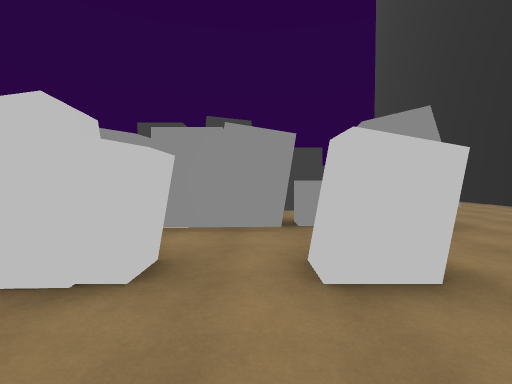
view 1 (above)

24 first-person views from a walk through a scene from a Unity 3-D project. The camera is 1.5 m above the floor, tilts 2° down and sees 85° across. The floor is counted in squares, 2 m on a side. Each view is taken from the middle of a square. On the plan, view 1 faces up. The plan holds only what a view shows up to about 10 squares ahead; the rest is blank. The place goes on beyond the plan. The player character is not drawn. Surface patterns are stand-ins for the level's own textures.

view 2
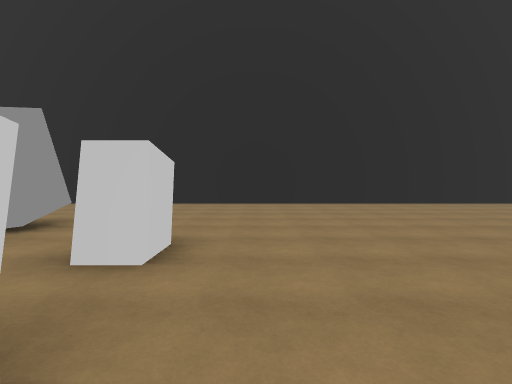

view 3
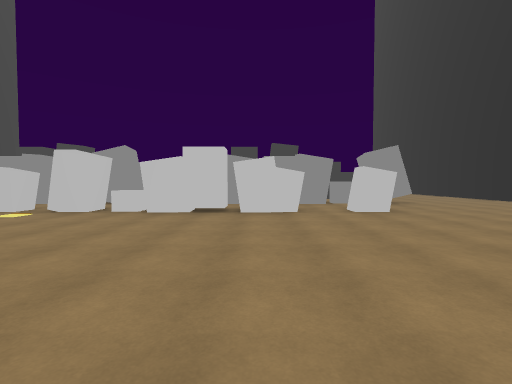

view 4
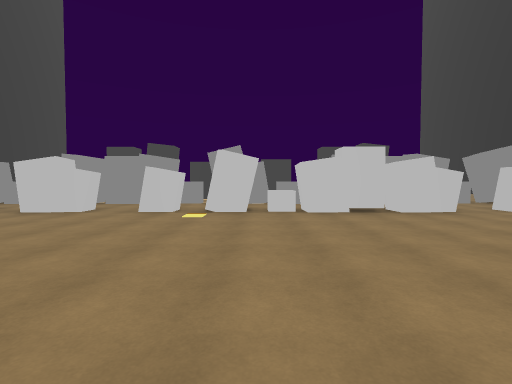

view 5
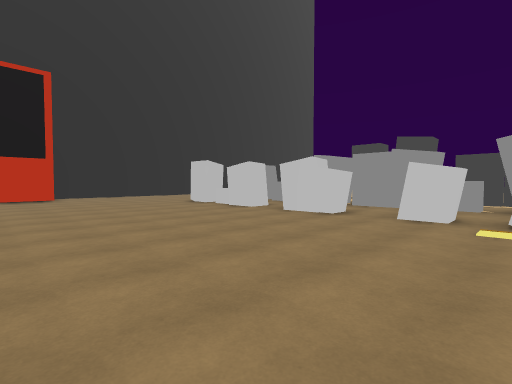

view 6
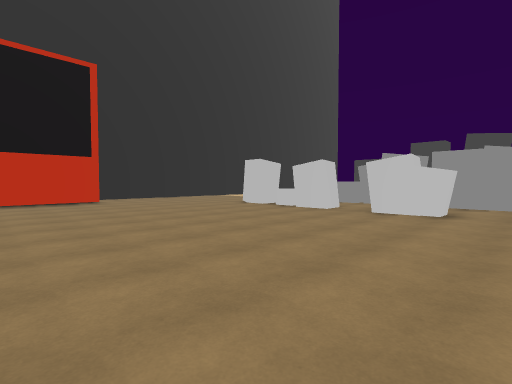

view 7
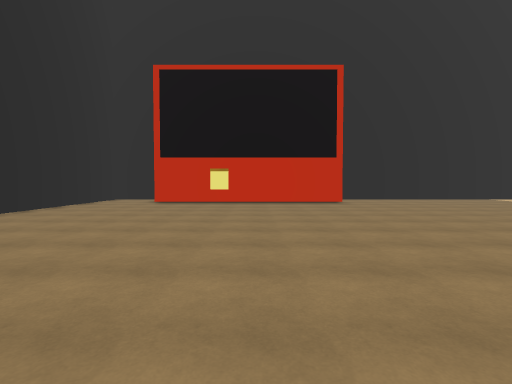

view 8
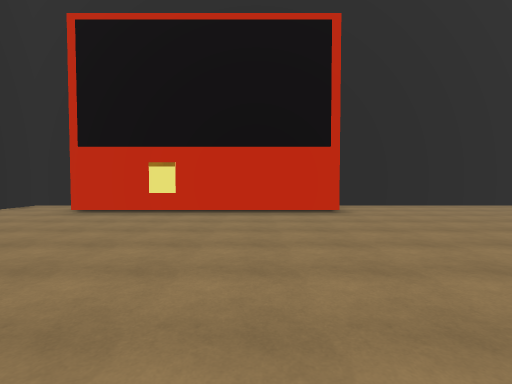

view 9
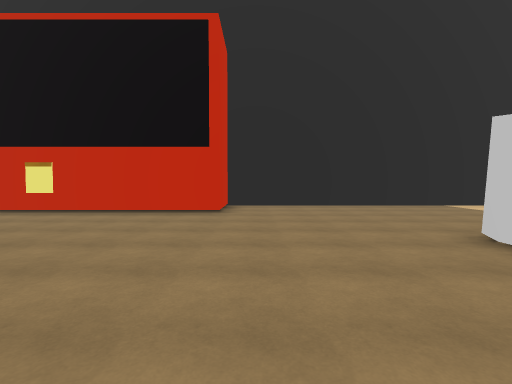

view 10
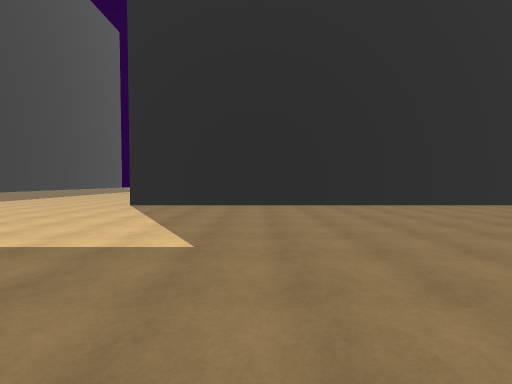

view 11
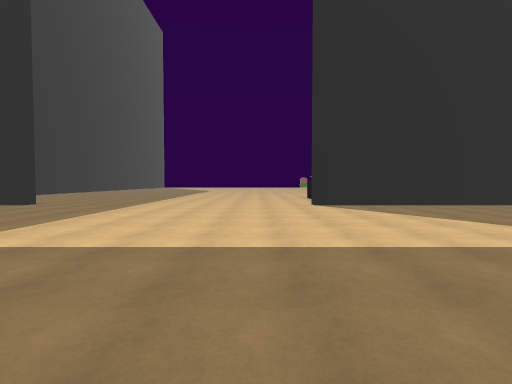

view 12
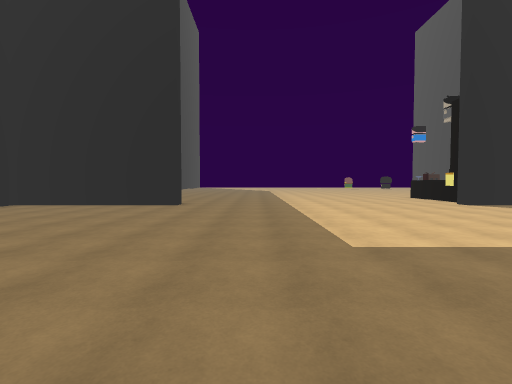

view 13
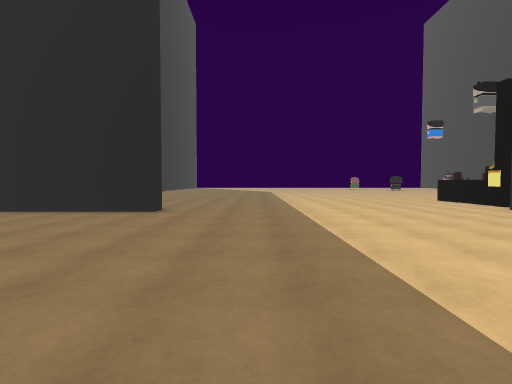

view 14
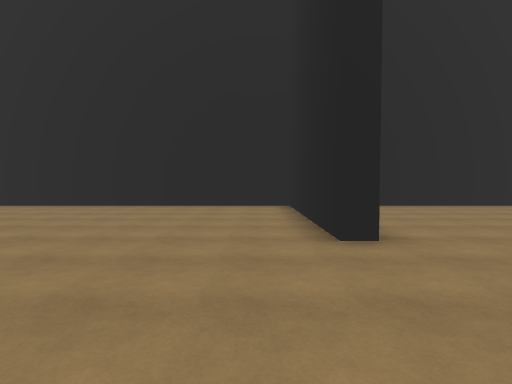

view 15
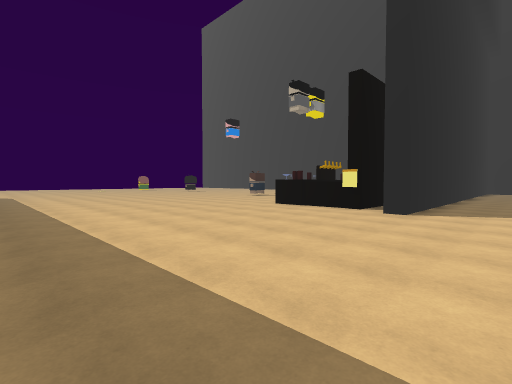

view 16
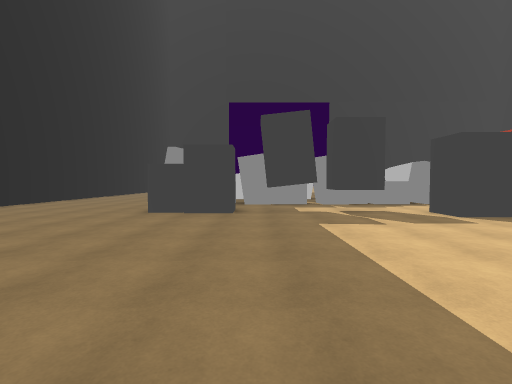

view 17
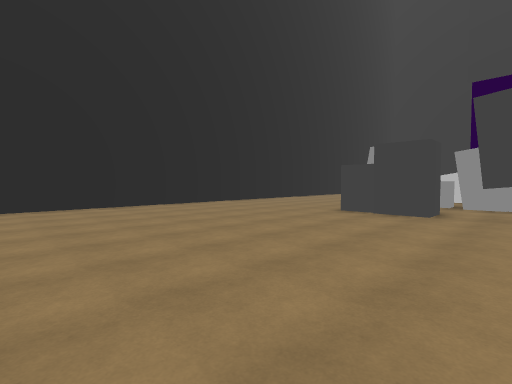

view 18
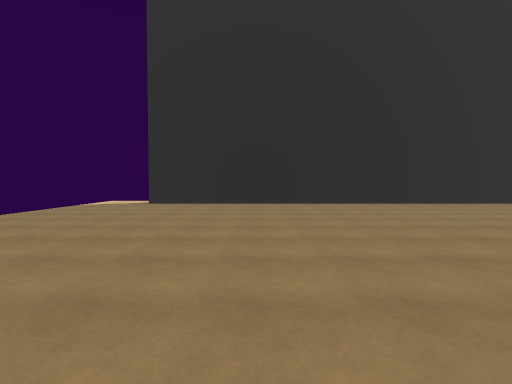

view 19
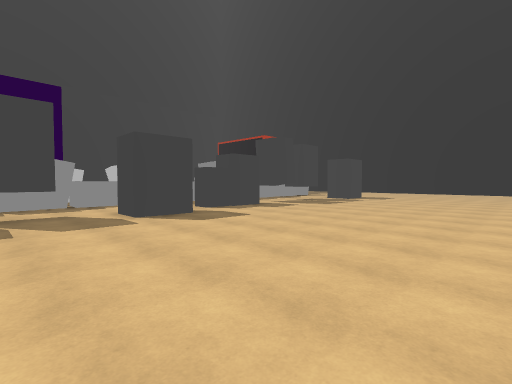

view 20
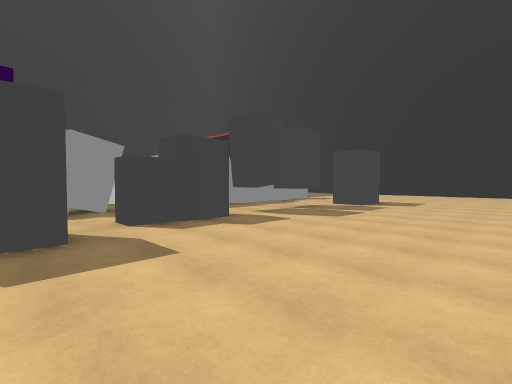

view 21
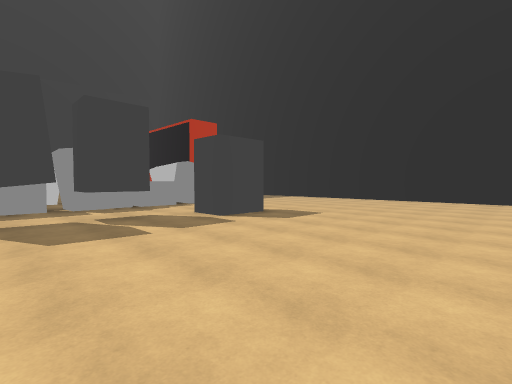

view 22
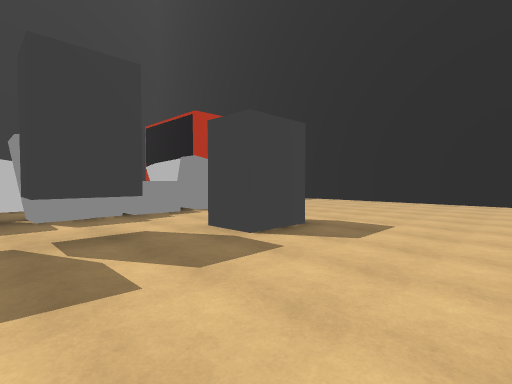

view 23
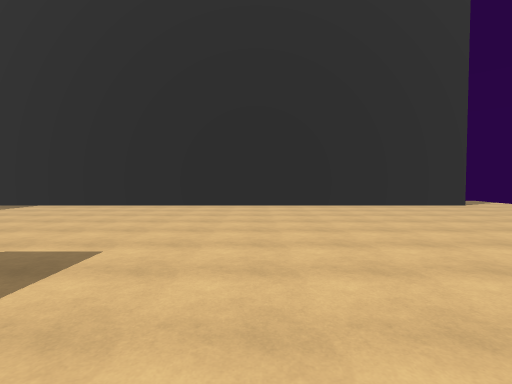

view 24
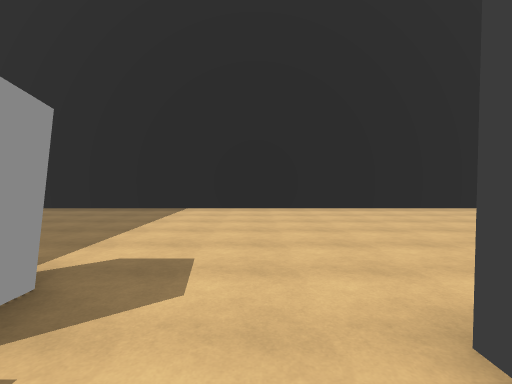

### Floor plan
Points are (right, up) in squares from view 1. A wall is a line through its corners. A room is listed if a view was taken in it or the views show most of it. See-through windows are left out.
Room 1 (views 1, 2, 3, 4, 5, 6, 7, 8, 9, 10, 11, 12, 13, 14, 15, 16, 17, 18, 19, 20, 21, 22, 23, 24)
walls: (-5.9, 9) (-4.4, 9) (-4.4, 7.9); (-15.2, 9) (-13.8, 9) (-13.8, 7.9); (-7.5, -12.4) (-7.5, -15.5); (2.6, -11.6) (2.6, -11.1) (7.9, -11.1) (7.9, 17.5); (-22, -10) (-22, -11.1) (-6.9, -11.1) (-6.9, -11.6); (-22.1, 17.5) (-22, -1.9) (-20, -1.9) (-20, -8.6); (7.9, -15.6) (7.9, -13.9)
ways out: opening at (-7, -12)
objects: grey block (-16, 2); grey block (-16, 5) to (-15, 5); grey block (-15, 2); grey block (-14, 2); grey block (-14, 5); grey block (-13, 5) to (-12, 5); grey block (-12, 2); block (-12, 8); grey block (-11, 2); grey block (-11, 5); block (-11, 8) to (-10, 8); grey block (-10, 5); grey block (-9, 2) to (-8, 2); grey block (-9, 5) to (-8, 5); block (-9, 8); block (-8, 8) to (-7, 8); grey block (-7, 2); grey block (-7, 5) to (-6, 5); grey block (-6, 2); grey block (-5, 2); grey block (-5, 5); grey block (-4, 2) to (-3, 2); grey block (-4, 5) to (-3, 5); block (-3, 8) to (-2, 8); grey block (-2, 2) to (-1, 2); grey block (-2, 5) to (-1, 5); block (-1, 8); grey block (0, 5); grey block (1, 2); grey block (1, 5); block (1, 8); grey block (2, 5) to (3, 5); block (2, 8)

Positions as (right, up) in squares from view 1, and headings:
1: (0, 0), facing up
2: (-2, 1), facing right
3: (-2, -5), facing up
4: (-6, -5), facing up
5: (-7, -4), facing up-left
6: (-9, -5), facing up-left
7: (-10, -5), facing left
8: (-13, -4), facing left
9: (-13, -1), facing left
10: (-11, -2), facing down
11: (-5, -2), facing down
12: (0, -2), facing down
13: (0, -4), facing down
14: (-1, -10), facing right
15: (0, -9), facing down-left
16: (0, 15), facing down
17: (-1, 15), facing down-right
18: (-2, 15), facing right
19: (-2, 15), facing down-left
20: (-5, 13), facing down-left
21: (-10, 14), facing down-left
22: (-11, 12), facing down-left
23: (-13, 12), facing left
24: (-14, 7), facing left
